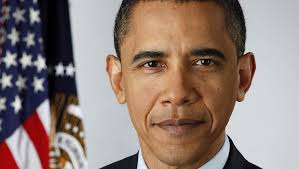
#> input picture images/image1.jpeg, 299 x 169 px
$ python -i main.py   (imports and definitions only)   (Python 2 division)
#> lines starting #> are read from the running program, lines starting #| are printed output that depends on the picture; after the words box and inside, x2 and y2 are one past the last pixel; in counts of white or black regions, pixels touching at a corner belong together
import cv2, os, fnmatch, shutil, re, sys, getopt
import numpy as np
import scipy as sc
from PIL import Image
from subprocess import call


# [35 lines left out: function main, not called in this run]


def usage():
    print 'USAGE : ./' + sys.argv[0] + ' -r <Reference Directory>'
    sys.exit(2)


# [52 lines left out: functions getArgs, getImages, renameDir, cleanDir, not called in this run]


def cleanDS_Store(dirPath):
    call(["find", dirPath + "/ -type f -name \".DS_Store\" -delete"])


def getLabel(path):
    return int(os.path.split(path)[1].split(".")[0].replace("image", ""))


def getFaces_HaarCascade(imgPath):

#> called with imgPath = 'images/image1.jpeg'
    faceCascade = cv2.CascadeClassifier('cascades/haarcascade_frontalface_default.xml')
    eyeCascade = cv2.CascadeClassifier('cascades/haarcascade_eye.xml')

    # Convert to Grayscale
    imgGray = Image.open(imgPath).convert('L')
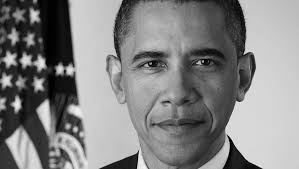
#> imgGray: PIL image 299x169 L; min 0, max 245, mean 131.8

    # covert to numpy array
    imgNumpy = np.array(imgGray, 'uint8')

    # Detect all faces using haar face cascade in Image's Numpy array
    faces = faceCascade.detectMultiScale(imgNumpy)
#> faces = [[113, 14, 128, 128]]

    output = []
    for face in faces:
        x, y, w, h = face
        array = imgNumpy[y: y + h, x: x + w]
        eyes = eyeCascade.detectMultiScale(array)
        array = cv2.resize(array, (100, 100))
        array = cv2.equalizeHist(array)
        output.append(array)
        for (ex,ey,ew,eh) in eyes:
            cv2.rectangle(array,(ex,ey),(ex+ew,ey+eh),[255,255,255],1)
#> this loop made 1 pass
#> (x, y, w, h, eyes) on pass 1: (113, 14, 128, 128, [[18, 29, 40, 40], [71, 27, 39, 39]])
#> pass 1, in getFaces_HaarCascade, `array = imgNumpy[y: y + h, x: x + w]`:
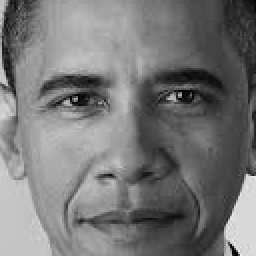
#> array: shape (128, 128) (shown 2 times larger); min 0, max 243, mean 118.8
#> pass 1, in getFaces_HaarCascade, `array = cv2.resize(array, (100, 100))`:
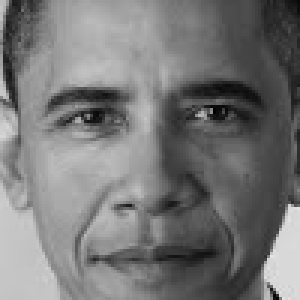
#> array: shape (100, 100) (shown 3 times larger); min 1, max 229, mean 118.7
#> pass 1, in getFaces_HaarCascade, `array = cv2.equalizeHist(array)`:
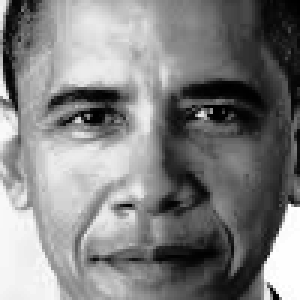
#> array: shape (100, 100) (shown 3 times larger); min 0, max 255, mean 128.4
#> after the loop:
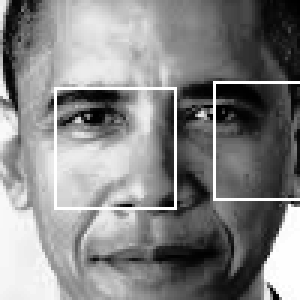
#> array: shape (100, 100) (shown 3 times larger); 2.56% of pixels changed, all inside (x1, y1, x2, y2) = (18, 27, 100, 70)
#> after the loop, output = 1 item
        # cv2.imshow("Face",array)
        # cv2.waitKey(0)

    return output


# [30 lines left out: functions trainFaceRecognizer_LBPH, recognizeFaces_LBPH, not called in this run]


# [2 lines not run here, left out]

>>> result = getFaces_HaarCascade('images/image1.jpeg')
#> result = 1 item

$ run again, on images/image13.jpeg
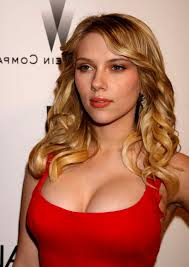
#> input picture images/image13.jpeg, 189 x 267 px
#> in getFaces_HaarCascade, `imgGray = Image.open(imgPath).convert('L')`:
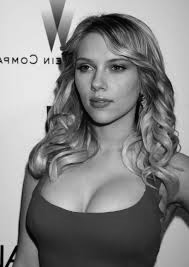
#> imgGray: PIL image 189x267 L; min 0, max 248, mean 133.7
#> faces = [[63, 39, 77, 77]]
#> the loop in getFaces_HaarCascade, `for face in faces:` made 1 pass
#> (x, y, w, h, eyes) on pass 1: (63, 39, 77, 77, [[10, 17, 23, 23], [42, 16, 25, 25]])
#> after the loop in getFaces_HaarCascade, `for face in faces:`:
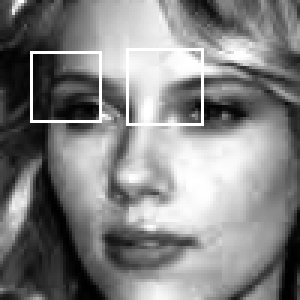
#> array: shape (100, 100) (shown 3 times larger); min 0, max 255, mean 130.9
#> after the loop in getFaces_HaarCascade, `for face in faces:`: output = 1 item

$ run again, on images/image14.jpeg
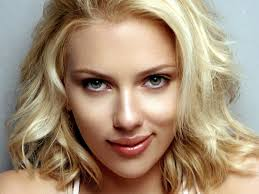
#> input picture images/image14.jpeg, 259 x 194 px
#> in getFaces_HaarCascade, `imgGray = Image.open(imgPath).convert('L')`:
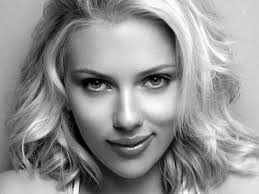
#> imgGray: PIL image 259x194 L; min 0, max 254, mean 146.5
#> faces = [[53, 29, 147, 147]]
#> the loop in getFaces_HaarCascade, `for face in faces:` made 1 pass
#> (x, y, w, h, eyes) on pass 1: (53, 29, 147, 147, [[83, 33, 37, 37], [25, 40, 32, 32]])
#> after the loop in getFaces_HaarCascade, `for face in faces:`:
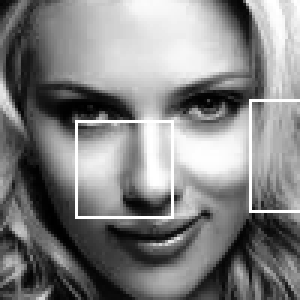
#> array: shape (100, 100) (shown 3 times larger); min 0, max 255, mean 130.4
#> after the loop in getFaces_HaarCascade, `for face in faces:`: output = 1 item

$ run again, on images/image15.jpeg
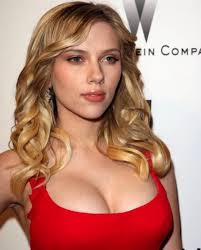
#> input picture images/image15.jpeg, 201 x 250 px
#> in getFaces_HaarCascade, `imgGray = Image.open(imgPath).convert('L')`:
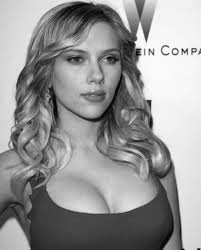
#> imgGray: PIL image 201x250 L; min 0, max 255, mean 149.3
#> faces = [[53, 27, 82, 82]]
#> the loop in getFaces_HaarCascade, `for face in faces:` made 1 pass
#> (x, y, w, h, eyes) on pass 1: (53, 27, 82, 82, [[9, 20, 24, 24], [44, 21, 23, 23]])
#> after the loop in getFaces_HaarCascade, `for face in faces:`:
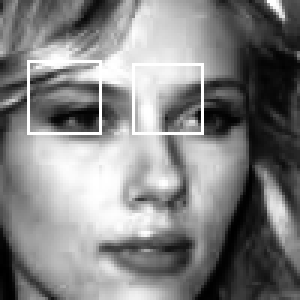
#> array: shape (100, 100) (shown 3 times larger); min 0, max 255, mean 130.1
#> after the loop in getFaces_HaarCascade, `for face in faces:`: output = 1 item
